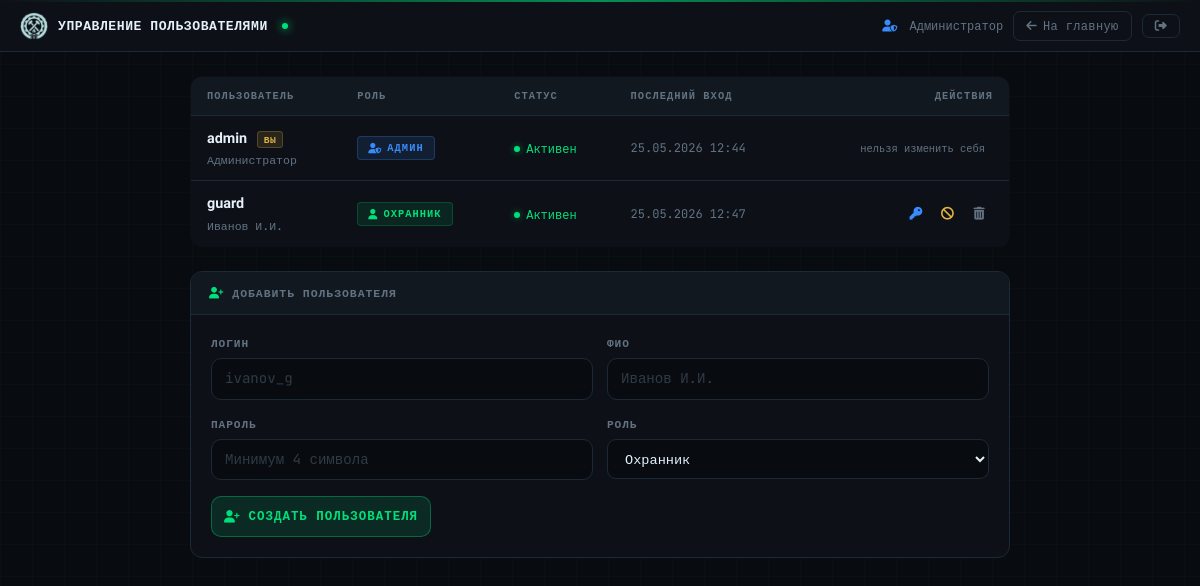
/users.php (signed in), run on the app's committed database.
### tables this page shows
CREATE TABLE `users` (
  `id` int(11) NOT NULL,
  `username` varchar(50) NOT NULL,
  `password_hash` varchar(255) NOT NULL,
  `role` enum('admin','guard') NOT NULL DEFAULT 'guard',
  `full_name` varchar(100) DEFAULT '',
  `is_active` tinyint(1) NOT NULL DEFAULT 1,
  `created_at` datetime DEFAULT current_timestamp(),
  `last_login` datetime DEFAULT NULL
);

### users.php (the view, shortened to what this page needs)
<?php
include 'db_config.php';
$users = [];
$res = $conn->query("SELECT id, username, full_name, role, is_active, created_at, last_login FROM users ORDER BY role ASC, id ASC");
while ($r = $res->fetch_assoc()) $users[] = $r;
?>
<!DOCTYPE html>
<html lang="ru">
<head>
    <link href="https://cdn.jsdelivr.net/npm/bootstrap@5.3.0/dist/css/bootstrap.min.css" rel="stylesheet">
    <link rel="stylesheet" href="https://cdnjs.cloudflare.com/ajax/libs/font-awesome/6.4.0/css/all.min.css">
    <link rel="stylesheet" href="style.css">
</head>
<body>
<nav class="navbar">
    <div class="brand">
        <img src="favicon.ico" alt="" style="height:28px; filter: brightness(0) invert(1) sepia(1) saturate(3) hue-rotate(100deg); opacity:.85;">
        <span>Управление пользователями</span>
    </div>
    <div class="navbar-actions">
        <span style="font-family:var(--mono);font-size:0.75rem;color:var(--text-dim);">
            <i class="fas fa-user-shield" style="color:var(--blue);margin-right:5px;"></i>
            <?= htmlspecialchars($_SESSION['full_name'] ?: $_SESSION['username']) ?>
        </span>
        <a href="index.php" class="btn-minimal"><i class="fas fa-arrow-left"></i> На главную</a>
        <a href="logout.php" class="btn-minimal"><i class="fas fa-sign-out-alt"></i></a>
    </div>
</nav>
<div class="users-page">
    <table class="users-table">
        <thead>
            <tr>
                <th>Пользователь</th>
                <th>Роль</th>
                <th>Статус</th>
                <th>Последний вход</th>
                <th style="text-align:right;">Действия</th>
            </tr>
        </thead>
        <tbody>
            <?php foreach ($users as $u): $is_me = $u['id'] == $_SESSION['user_id']; ?>
            <tr>
                <td>
                    <div class="user-name">
                        <?= htmlspecialchars($u['username']) ?>
                        <?php if ($is_me): ?><span class="me-tag">ВЫ</span><?php endif; ?>
                    </div>
                    <div class="user-meta"><?= htmlspecialchars($u['full_name'] ?: '—') ?></div>
                </td>
                <td>
                    <span class="role-badge <?= $u['role'] ?>">
                        <i class="fas fa-<?= $u['role']==='admin'?'user-shield':'user' ?>"></i>
                        <?= $u['role'] === 'admin' ? 'Админ' : 'Охранник' ?>
                    </span>
                </td>
                <td>
                    <span class="status-dot <?= $u['is_active']?'active':'inactive' ?>">
                        <?= $u['is_active'] ? 'Активен' : 'Заблокирован' ?>
                    </span>
                </td>
                <td style="font-family:var(--mono);font-size:0.75rem;color:var(--text-dim);">
                    <?= $u['last_login'] ? date('d.m.Y H:i', strtotime($u['last_login'])) : '—' ?>
                </td>
                <td style="text-align:right;white-space:nowrap;">
                    <?php if (!$is_me): ?>
                        <button class="btn-icon text-accent"
                                onclick="openPassModal(<?= $u['id'] ?>, '<?= htmlspecialchars($u['username']) ?>')"
                                title="Сменить пароль">
                            <i class="fas fa-key"></i>
                        </button>
                        <a href="?toggle_id=<?= $u['id'] ?>"
                           class="btn-icon"
                           style="color:<?= $u['is_active']?'var(--warning)':'var(--accent)' ?>"
                           title="<?= $u['is_active']?'Заблокировать':'Разблокировать' ?>"
                           onclick="return confirm('<?= $u['is_active']?'Заблокировать':'Разблокировать' ?> пользователя?')">
                            <i class="fas fa-<?= $u['is_active']?'ban':'unlock' ?>"></i>
                        </a>
                        <a href="?delete_id=<?= $u['id'] ?>"
                           class="btn-icon"
                           title="Удалить"
                           onclick="return confirm('Удалить пользователя <?= htmlspecialchars($u['username']) ?>?')">
                            <i class="fas fa-trash-alt"></i>
                        </a>
                    <?php else: ?>
                        <span style="font-family:var(--mono);font-size:0.65rem;color:var(--text-dim);padding:0 8px;">нельзя изменить себя</span>
                    <?php endif; ?>
                </td>
            </tr>
            <?php endforeach; ?>
        </tbody>
    </table>
    <div class="add-card">
        <div class="add-card-header">
            <i class="fas fa-user-plus"></i>
            Добавить пользователя
        </div>
        <div class="add-card-body">
            <form method="POST">
                <div class="form-row mb-3">
                    <div>
                        <label class="form-label">Логин</label>
                        <input type="text" name="username" class="form-control" placeholder="ivanov_g" required autocomplete="off">
                    </div>
                    <div>
                        <label class="form-label">ФИО</label>
                        <input type="text" name="full_name" class="form-control" placeholder="Иванов И.И.">
                    </div>
                </div>
                <div class="form-row mb-3">
                    <div>
                        <label class="form-label">Пароль</label>
                        <input type="password" name="password" class="form-control" placeholder="Минимум 4 символа" required autocomplete="new-password">
                    </div>
                    <div>
                        <label class="form-label">Роль</label>
                        <select name="role" class="role-select">
                            <option value="guard">Охранник</option>
                        </select>
                    </div>
                </div>
                <button type="submit" name="add_user" class="btn-save" style="max-width:220px;">
                    <i class="fas fa-user-plus"></i> Создать пользователя
                </button>
            </form>
        </div>
    </div>
</div>
</body>
</html>

### style.css (style rules this page uses)
:root { --bg: #080c10; --bg-grid: rgba(0, 200, 120, 0.022); --panel: #0d1117; --panel-raised: #111820; --border: #1c2a35; --text: #cdd9e5; --text-dim: #627282; --text-bright: #e6f0f8; --accent: #00e07a; --accent-dim: rgba(0, 224, 122, 0.12); --accent-glow: rgba(0, 224, 122, 0.25); --blue: #388bfd; --blue-dim: rgba(56, 139, 253, 0.12); --danger: #f85149; --danger-dim: rgba(248, 81, 73, 0.12); --warning: #e3b341; --warning-dim: rgba(227, 179, 65, 0.12); --radius: 10px; --radius-sm: 7px; --radius-lg: 14px; --mono: 'JetBrains Mono', ui-monospace, monospace; --sans: 'Golos Text', system-ui, sans-serif; --transition: all 0.18s cubic-bezier(0.4, 0, 0.2, 1); --shadow: 0 4px 32px rgba(0, 0, 0, 0.5); }
*, *::before, *::after { box-sizing: border-box; margin: 0; padding: 0; }
body { background-color: var(--bg); background-image: linear-gradient(var(--bg-grid) 1px, transparent 1px), linear-gradient(90deg, var(--bg-grid) 1px, transparent 1px); background-size: 32px 32px; color: var(--text); font-family: var(--sans); height: 100vh; overflow: hidden; -webkit-font-smoothing: antialiased; }
.navbar { height: 52px; padding: 0 20px; display: flex; align-items: center; justify-content: space-between; background: var(--panel); border-bottom: 1px solid var(--border); position: relative; z-index: 100; }
.navbar::before { content: ''; position: absolute; top: 0; left: 0; right: 0; height: 2px; background: linear-gradient(90deg, transparent, var(--accent), transparent); opacity: 0.6; }
.brand { display: flex; align-items: center; gap: 10px; font-family: var(--mono); font-size: 0.82rem; font-weight: 600; letter-spacing: 0.04em; color: var(--text-bright); text-transform: uppercase; }
.brand img { height: 28px; width: auto; filter: brightness(0) invert(1) sepia(1) saturate(3) hue-rotate(100deg); opacity: 0.85; }
.brand::after { content: ''; display: inline-block; width: 6px; height: 6px; background: var(--accent); border-radius: 50%; margin-left: 4px; box-shadow: 0 0 8px var(--accent); animation: blink 2.4s ease-in-out infinite; }
.navbar-actions { display: flex; align-items: center; gap: 10px; }
.btn-minimal { display: inline-flex; align-items: center; gap: 6px; padding: 5px 12px; border-radius: var(--radius-sm); border: 1px solid var(--border); background: transparent; color: var(--text-dim); font-family: var(--mono); font-size: 0.75rem; font-weight: 500; letter-spacing: 0.03em; text-decoration: none; cursor: pointer; transition: var(--transition); }
.btn-icon { width: 28px; height: 28px; border-radius: var(--radius-sm); display: inline-flex; align-items: center; justify-content: center; color: var(--text-dim); transition: var(--transition); text-decoration: none; border: none; background: transparent; font-size: 0.8rem; cursor: pointer; }
.text-accent { color: var(--blue) !important; }
.form-label { font-family: var(--mono); font-size: 0.7rem; font-weight: 600; letter-spacing: 0.08em; text-transform: uppercase; color: var(--text-dim); margin-bottom: 7px; display: block; }
.form-control { width: 100%; background: var(--bg); border: 1px solid var(--border); color: var(--text-bright); padding: 9px 13px; border-radius: var(--radius); font-family: var(--mono); font-size: 0.88rem; outline: none; transition: var(--transition); }
.form-control::placeholder { color: var(--text-dim); opacity: 0.45; }
.btn-save { display: flex; align-items: center; justify-content: center; gap: 8px; width: 100%; padding: 10px; border: 1px solid rgba(0,224,122,0.35); border-radius: var(--radius); background: var(--accent-dim); color: var(--accent); font-family: var(--mono); font-size: 0.78rem; font-weight: 700; letter-spacing: 0.08em; text-transform: uppercase; cursor: pointer; transition: var(--transition); }
.mb-3 { margin-bottom: 14px; }

### data on the page
users: username "admin", shows "ВЫ", full_name "Администратор", role "АДМИН", is_active "Активен", last_login "25.05.2026 12:44", shows "нельзя изменить себя"
users: username "guard", full_name "Иванов И.И.", role "ОХРАННИК", is_active "Активен", last_login "25.05.2026 12:47"

### other printed values
$_SESSION['full_name'] ?: $_SESSION['username'] "Администратор"
